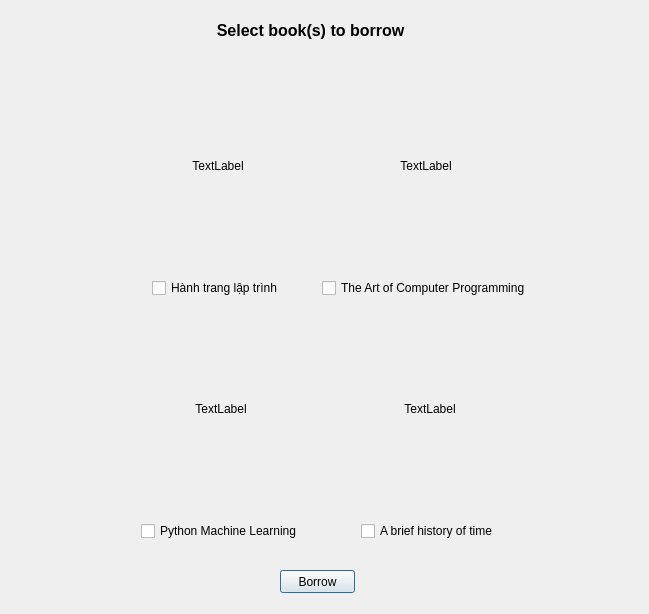
<?xml version="1.0" encoding="UTF-8"?>
<ui version="4.0">
 <class>borrowDialog</class>
 <widget class="QDialog" name="borrowDialog">
  <property name="geometry">
   <rect>
    <x>0</x>
    <y>0</y>
    <width>649</width>
    <height>614</height>
   </rect>
  </property>
  <property name="windowTitle">
   <string>Dialog</string>
  </property>
  <widget class="QLabel" name="label">
   <property name="geometry">
    <rect>
     <x>190</x>
     <y>10</y>
     <width>241</width>
     <height>41</height>
    </rect>
   </property>
   <property name="text">
    <string>&lt;html&gt;&lt;head/&gt;&lt;body&gt;&lt;p align=&quot;center&quot;&gt;&lt;span style=&quot; font-size:12pt; font-weight:600;&quot;&gt;Select book(s) to borrow&lt;/span&gt;&lt;/p&gt;&lt;/body&gt;&lt;/html&gt;</string>
   </property>
  </widget>
  <widget class="QPushButton" name="pushButton">
   <property name="geometry">
    <rect>
     <x>280</x>
     <y>570</y>
     <width>75</width>
     <height>23</height>
    </rect>
   </property>
   <property name="text">
    <string>Borrow</string>
   </property>
  </widget>
  <widget class="QWidget" name="">
   <property name="geometry">
    <rect>
     <x>120</x>
     <y>60</y>
     <width>411</width>
     <height>481</height>
    </rect>
   </property>
   <layout class="QVBoxLayout" name="verticalLayout_5">
    <item>
     <layout class="QHBoxLayout" name="horizontalLayout">
      <item>
       <layout class="QVBoxLayout" name="verticalLayout">
        <item alignment="Qt::AlignHCenter">
         <widget class="QLabel" name="label_htlt">
          <property name="text">
           <string>&lt;html&gt;&lt;head/&gt;&lt;body&gt;&lt;p align=&quot;center&quot;&gt;TextLabel&lt;/p&gt;&lt;/body&gt;&lt;/html&gt;</string>
          </property>
         </widget>
        </item>
        <item alignment="Qt::AlignHCenter">
         <widget class="QCheckBox" name="checkBox_htlt">
          <property name="text">
           <string>Hành trang lập trình</string>
          </property>
         </widget>
        </item>
       </layout>
      </item>
      <item>
       <layout class="QVBoxLayout" name="verticalLayout_2">
        <item alignment="Qt::AlignHCenter">
         <widget class="QLabel" name="label_programmingart">
          <property name="text">
           <string>&lt;html&gt;&lt;head/&gt;&lt;body&gt;&lt;p align=&quot;center&quot;&gt;TextLabel&lt;/p&gt;&lt;/body&gt;&lt;/html&gt;</string>
          </property>
         </widget>
        </item>
        <item alignment="Qt::AlignHCenter">
         <widget class="QCheckBox" name="checkBox_programmingart">
          <property name="text">
           <string>The Art of Computer Programming</string>
          </property>
         </widget>
        </item>
       </layout>
      </item>
     </layout>
    </item>
    <item>
     <layout class="QHBoxLayout" name="horizontalLayout_2">
      <item>
       <layout class="QVBoxLayout" name="verticalLayout_3">
        <item alignment="Qt::AlignHCenter">
         <widget class="QLabel" name="label_python">
          <property name="text">
           <string>&lt;html&gt;&lt;head/&gt;&lt;body&gt;&lt;p align=&quot;center&quot;&gt;TextLabel&lt;/p&gt;&lt;/body&gt;&lt;/html&gt;</string>
          </property>
         </widget>
        </item>
        <item alignment="Qt::AlignHCenter">
         <widget class="QCheckBox" name="checkBox_python">
          <property name="text">
           <string>Python Machine Learning</string>
          </property>
         </widget>
        </item>
       </layout>
      </item>
      <item>
       <layout class="QVBoxLayout" name="verticalLayout_4">
        <item alignment="Qt::AlignHCenter">
         <widget class="QLabel" name="label_historyoftime">
          <property name="text">
           <string>&lt;html&gt;&lt;head/&gt;&lt;body&gt;&lt;p align=&quot;center&quot;&gt;TextLabel&lt;/p&gt;&lt;/body&gt;&lt;/html&gt;</string>
          </property>
         </widget>
        </item>
        <item alignment="Qt::AlignHCenter">
         <widget class="QCheckBox" name="checkBox_historyoftime">
          <property name="text">
           <string>A brief history of time</string>
          </property>
         </widget>
        </item>
       </layout>
      </item>
     </layout>
    </item>
   </layout>
  </widget>
 </widget>
 <resources/>
 <connections/>
</ui>
